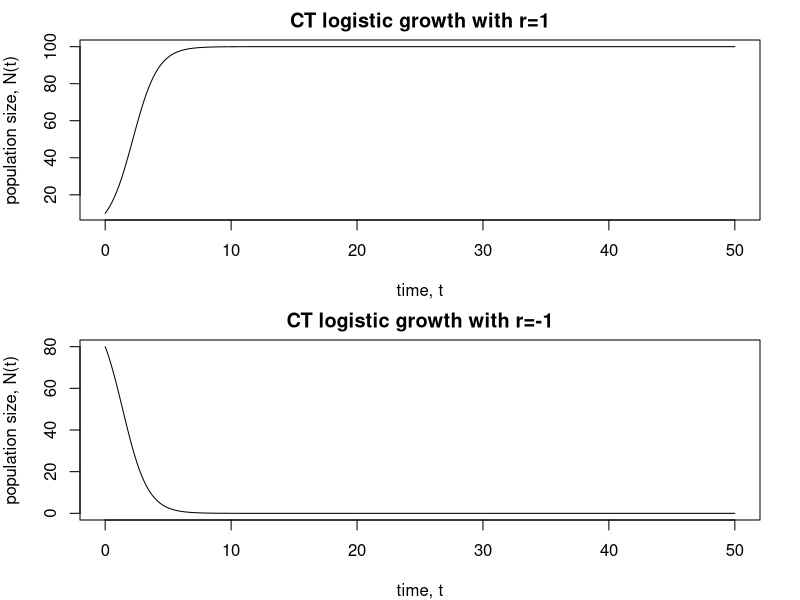
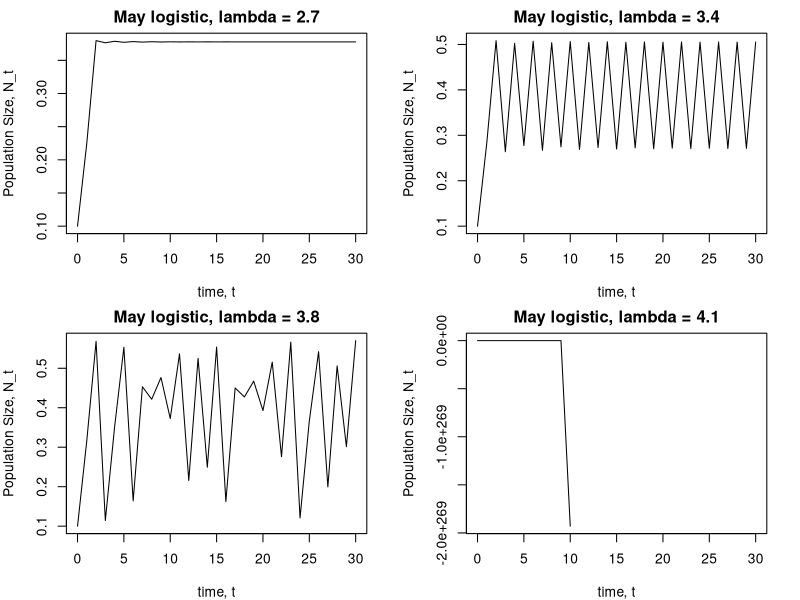
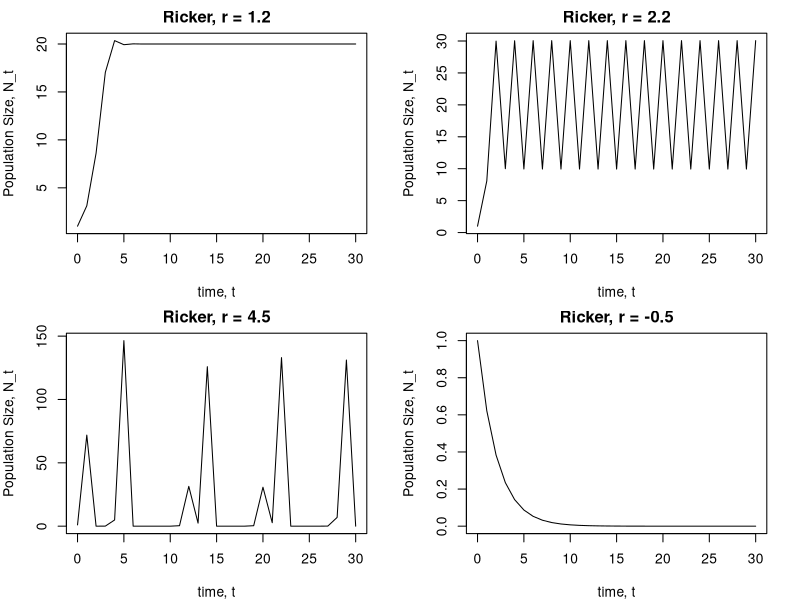
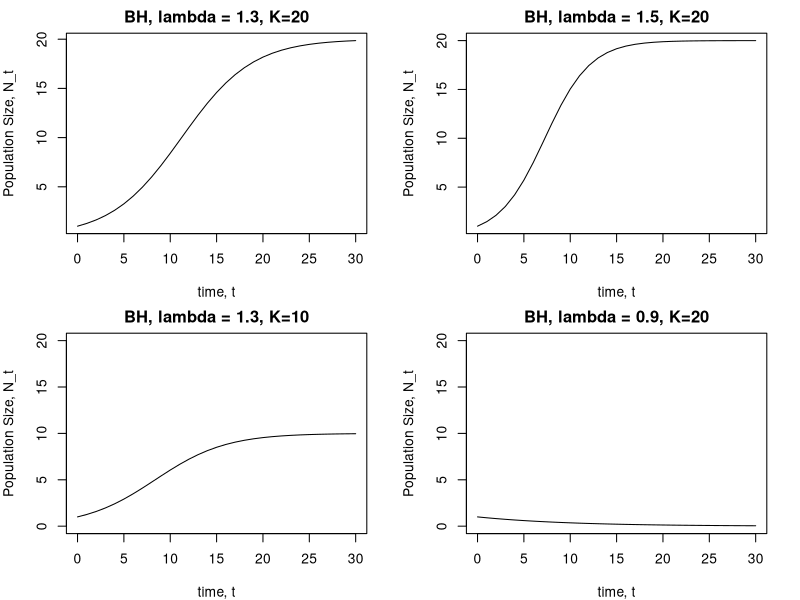
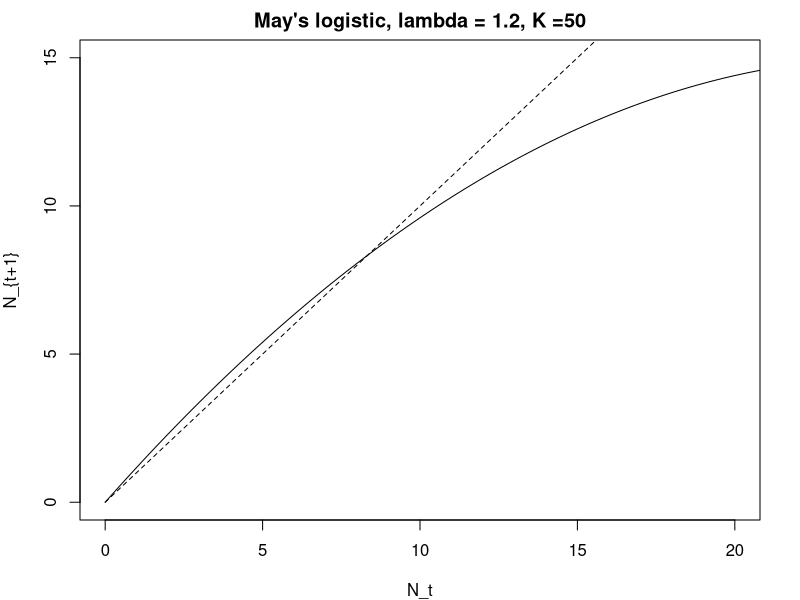
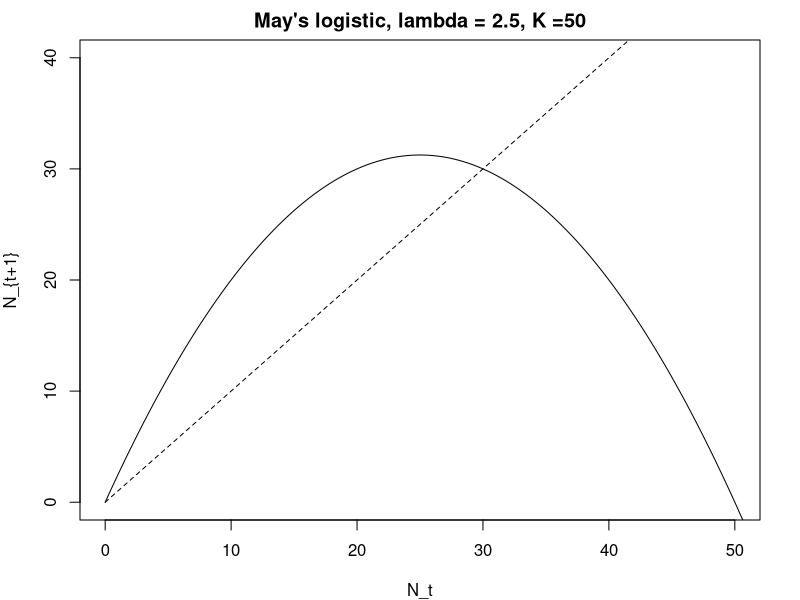
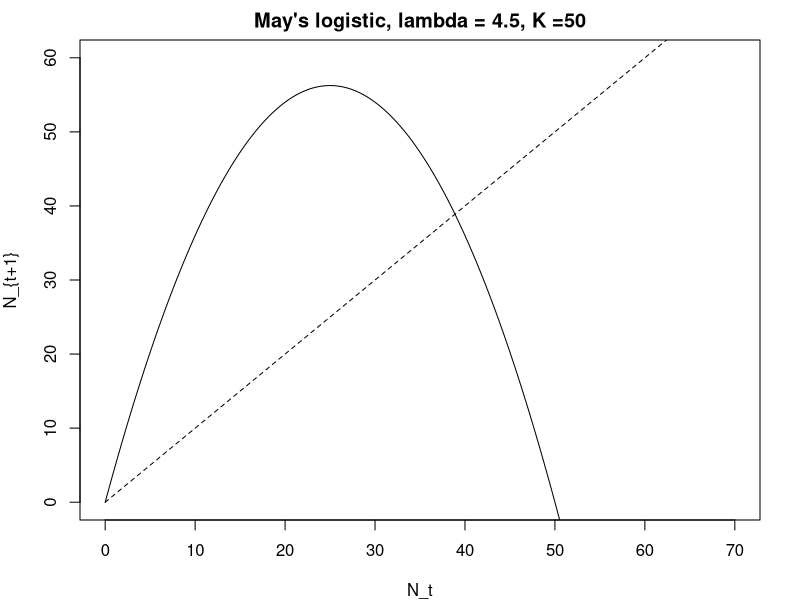
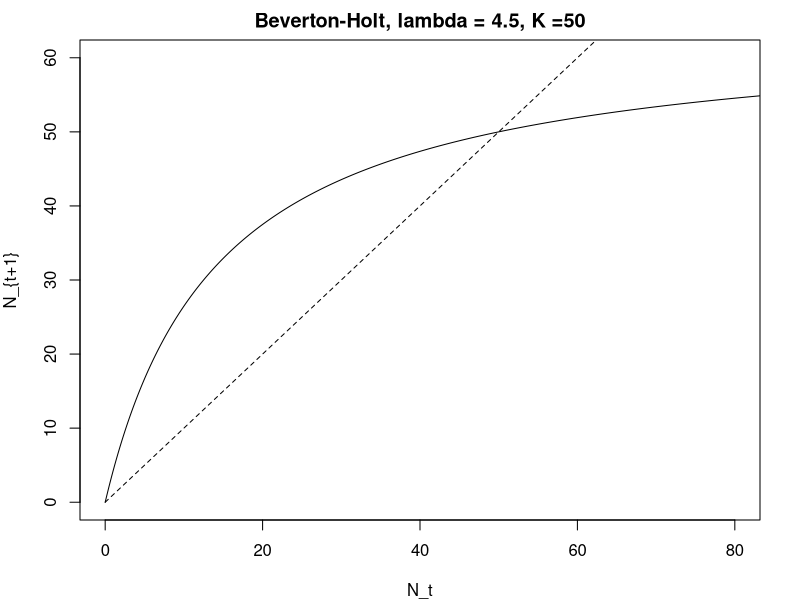

These figures' R source, in order:
# SOLVING MODELS FOR DENSITY-DEPENDENT POPULATION GROWTH
#----------
# Models:
# 1) Continuous time logistic growth
# 2) Discrete time logistic map
# 3) Altervative version of the discrete time logistic map
# 4) Ricker model (discrete time)
# 5) Beverton-Holt model (discrete time)

# Remove all objects - always start with this
rm(list=ls())

# load the package to numerically solve the continuous time
# model
require(deSolve)

#####
# DEFINE ALL THE MODELS:
#####

####
# Continuous time logistic growth
####
# The function returns dN/dt
LogisticGrowth <- function(t,N,p){
  dN = r*N*(1-N/K)
  # Note that the function called by ode() is required to
  # return a list.
  return(list(dN))
}

######
# May's logistic growth function
#####
MayLogisticGrowth = function(Nstart,lambda,K,tstart,tend){
  Result = c(tstart,Nstart)
  N = Nstart
  for(t in seq(tstart+1,tend,1)){
    N = lambda*N*(1-N/K)
    Result <- rbind(Result, data.frame(time=t, Popn.Size=N))
  } 
  return(Result)
}

######
# Alternative logistic growth function
######
AltLogisticGrowth = function(Nstart,lambda,K,tstart,tend){
  Result = c(tstart,Nstart)
  N = Nstart
  for(t in seq(tstart+1,tend,1)){
    N = N+lambda*N*(1-N/K)
    Result <- rbind(Result, data.frame(time=t, Popn.Size=N))
  } 
  return(Result)
}

########
# Ricker
########
Ricker = function(Nstart,r,K,tstart,tend){
  Result = c(tstart,Nstart)
  N = Nstart
  for(t in seq(tstart+1,tend,1)){
    N = N*exp(r*(1-N/K))
    Result <- rbind(Result, data.frame(time=t, Popn.Size=N))
  } 
  return(Result)
}

#######
# Beverton-Holt
#######
BevertonHolt = function(Nstart,lambda,K,tstart,tend){
  Result = c(tstart,Nstart)
  N = Nstart
  for(t in seq(tstart+1,tend,1)){
    N = lambda*N/(1+N*(lambda - 1)/K)
    Result <- rbind(Result, data.frame(time=t, Popn.Size=N))
  } 
  return(Result)
}

####### 
# CALL THE FUNCTIONS AND MAKE GRAPHS FOR SPECIFIC PARAMETER
# VALUES
########

####### Continuous time logistic growth
# Parameters
r = 1
K = 100
# Initial population size
N0 = 10
# Times
times = seq(0,50,.1)

# Performing the numerical integration
out = ode(N0,times,LogisticGrowth,p=c(r=r,K=K), method = "ode45")

# Make the graph
par(mfrow=c(2,1), mar=c(4,4,2,2))
# Panel 1
plot(out[,1], out[,2], typ="l", xlab = "time, t", ylab = "population size, N(t)", main = "CT logistic growth with r=1")

# Panel 2
r = -1
N0 = 80
# Performing the numerical integration
out = ode(N0,times,LogisticGrowth,p=c(r=r,K=K), method = "ode45")
plot(out[,1], out[,2], typ="l", xlab = "time, t", ylab = "population size, N(t)", main = "CT logistic growth with r=-1")

par(mfrow = c(2,2), mar = c(4,4,2,2))
# Discrete time logistic growth (May)
# Consider 4 different parameter values
May = MayLogisticGrowth(.1, 2.7, 0.6, 0, 30)
plot(May$time, May$Popn.Size, typ="l", xlab = "time, t", ylab = "Population Size, N_t", main = "May logistic, lambda = 2.7")
# Panel 2
May = MayLogisticGrowth(.1, 3.4, 0.6, 0, 30)
plot(May$time, May$Popn.Size, typ="l", xlab = "time, t", ylab = "Population Size, N_t", main = "May logistic, lambda = 3.4")
# Panel 3
May = MayLogisticGrowth(.1, 3.8, 0.6, 0, 30)
plot(May$time, May$Popn.Size, typ="l", xlab = "time, t", ylab = "Population Size, N_t", main = "May logistic, lambda = 3.8")
# Panel 4, note that May's logistic growth is a poor model because it predicts negative population sizes
May = MayLogisticGrowth(.1, 8, 0.6, 0, 30)
plot(May$time, May$Popn.Size, typ="l", xlab = "time, t", ylab = "Population Size, N_t", main = "May logistic, lambda = 4.1")

######## Ricker population growth
# Consider 4 different parameter values
Ricker.output = Ricker(1, 1.2, 20, 0, 30)
plot(Ricker.output$time, Ricker.output$Popn.Size, typ="l", xlab = "time, t", ylab = "Population Size, N_t", main = "Ricker, r = 1.2")

Ricker.output = Ricker(1, 2.2, 20, 0, 30)
plot(Ricker.output$time, Ricker.output$Popn.Size, typ="l", xlab = "time, t", ylab = "Population Size, N_t", main = "Ricker, r = 2.2")

Ricker.output = Ricker(1, 4.5, 20, 0, 30)
plot(Ricker.output$time, Ricker.output$Popn.Size, typ="l", xlab = "time, t", ylab = "Population Size, N_t", main = "Ricker, r = 4.5")

Ricker.output = Ricker(1, -0.5, 20, 0, 30)
plot(Ricker.output$time, Ricker.output$Popn.Size, typ="l", xlab = "time, t", ylab = "Population Size, N_t", main = "Ricker, r = -0.5")

######## Beverton-Holt population growth
# Consider 4 different parameter values
BH.output = BevertonHolt(1, 1.3, 20, 0, 30)
plot(BH.output$time, BH.output$Popn.Size, typ="l", xlab = "time, t", ylab = "Population Size, N_t", main = "BH, lambda = 1.3, K=20")

BH.output = BevertonHolt(1, 1.5, 20, 0, 30)
plot(BH.output$time, BH.output$Popn.Size, typ="l", xlab = "time, t", ylab = "Population Size, N_t", main = "BH, lambda = 1.5, K=20")

BH.output = BevertonHolt(1, 1.3, 10, 0, 30)
plot(BH.output$time, BH.output$Popn.Size, typ="l", xlab = "time, t", ylab = "Population Size, N_t", main = "BH, lambda = 1.3, K=10", ylim = c(0,20))

BH.output = BevertonHolt(1, 0.9, 20, 0, 30)
plot(BH.output$time, BH.output$Popn.Size, typ="l", xlab = "time, t", ylab = "Population Size, N_t", main = "BH, lambda = 0.9, K=20", ylim=c(0,20))

###### Cobwebbing diagrams
par(mfrow = c(1,1))
N = seq(0,100,.2)
lambda = 1.2
K=50
plot(N, lambda*N*(1-N/K), main = "May's logistic, lambda = 1.2, K =50", xlab = "N_t", ylab = "N_{t+1}", typ="l", ylim = c(0,15), xlim = c(0,20))
lines(N,N, lty=2)

lambda = 2.5
plot(N, lambda*N*(1-N/K), main = "May's logistic, lambda = 2.5, K =50", xlab = "N_t", ylab = "N_{t+1}", typ="l", ylim = c(0,40), xlim = c(0,50))
lines(N,N, lty=2)

lambda = 4.5
plot(N, lambda*N*(1-N/K), main = "May's logistic, lambda = 4.5, K =50", xlab = "N_t", ylab = "N_{t+1}", typ="l", ylim = c(0,60), xlim = c(0,70))
lines(N,N, lty=2)

lambda = 4.5
plot(N, lambda*N/(1+N*(lambda - 1)/K), main = "Beverton-Holt, lambda = 4.5, K =50", xlab = "N_t", ylab = "N_{t+1}", typ="l", ylim = c(0,60), xlim = c(0,80))
lines(N,N, lty=2)
